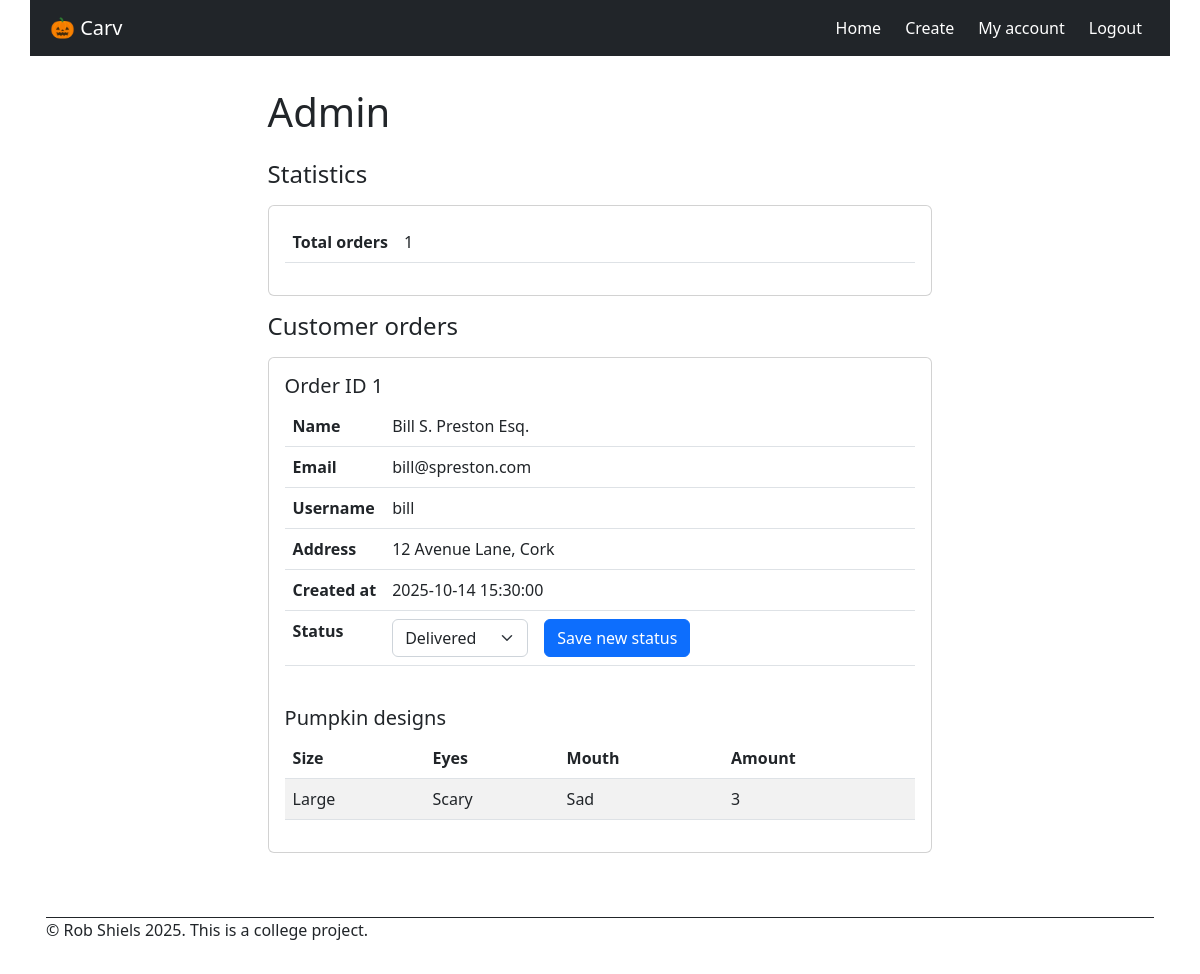
Page /admin (signed in) on the earlier database version.
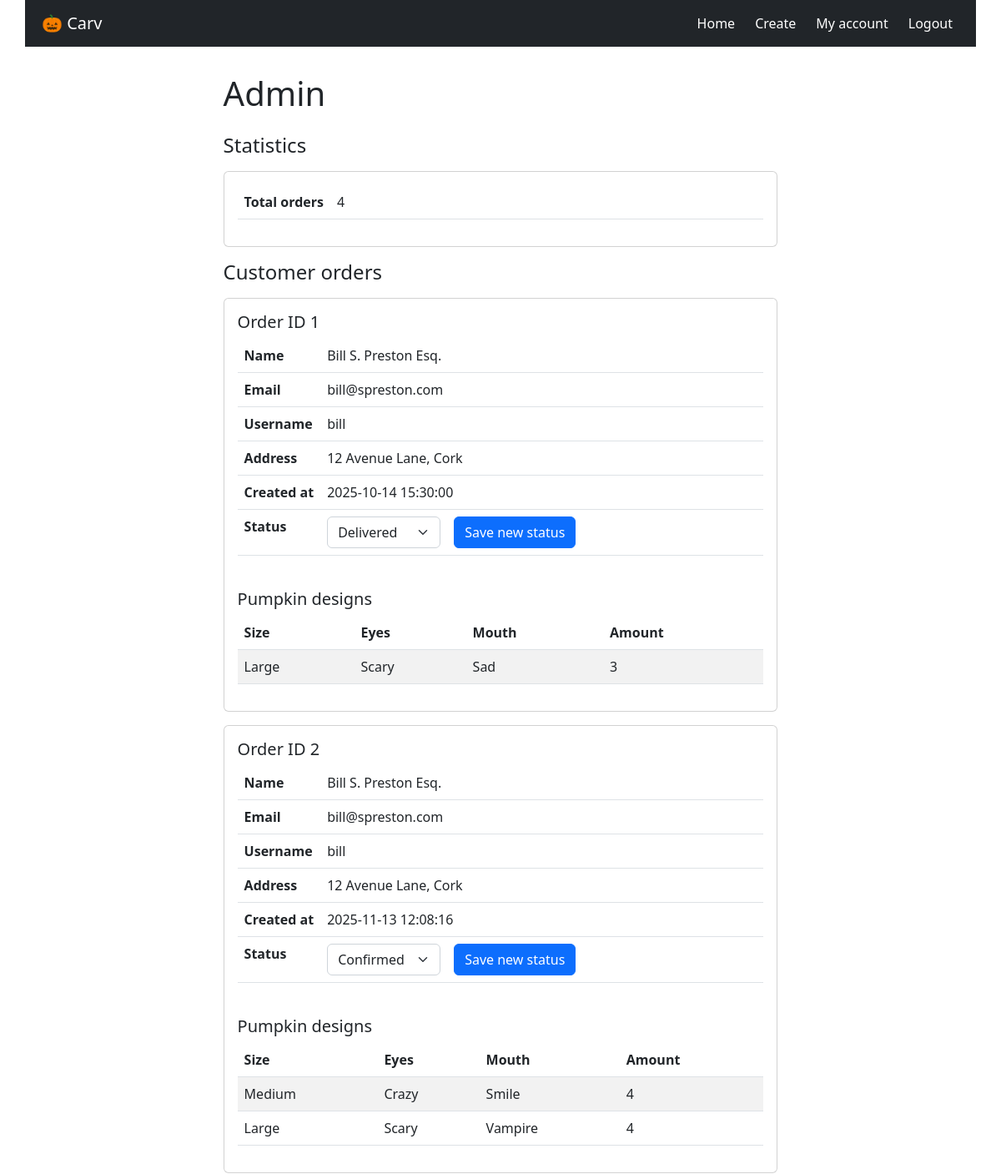
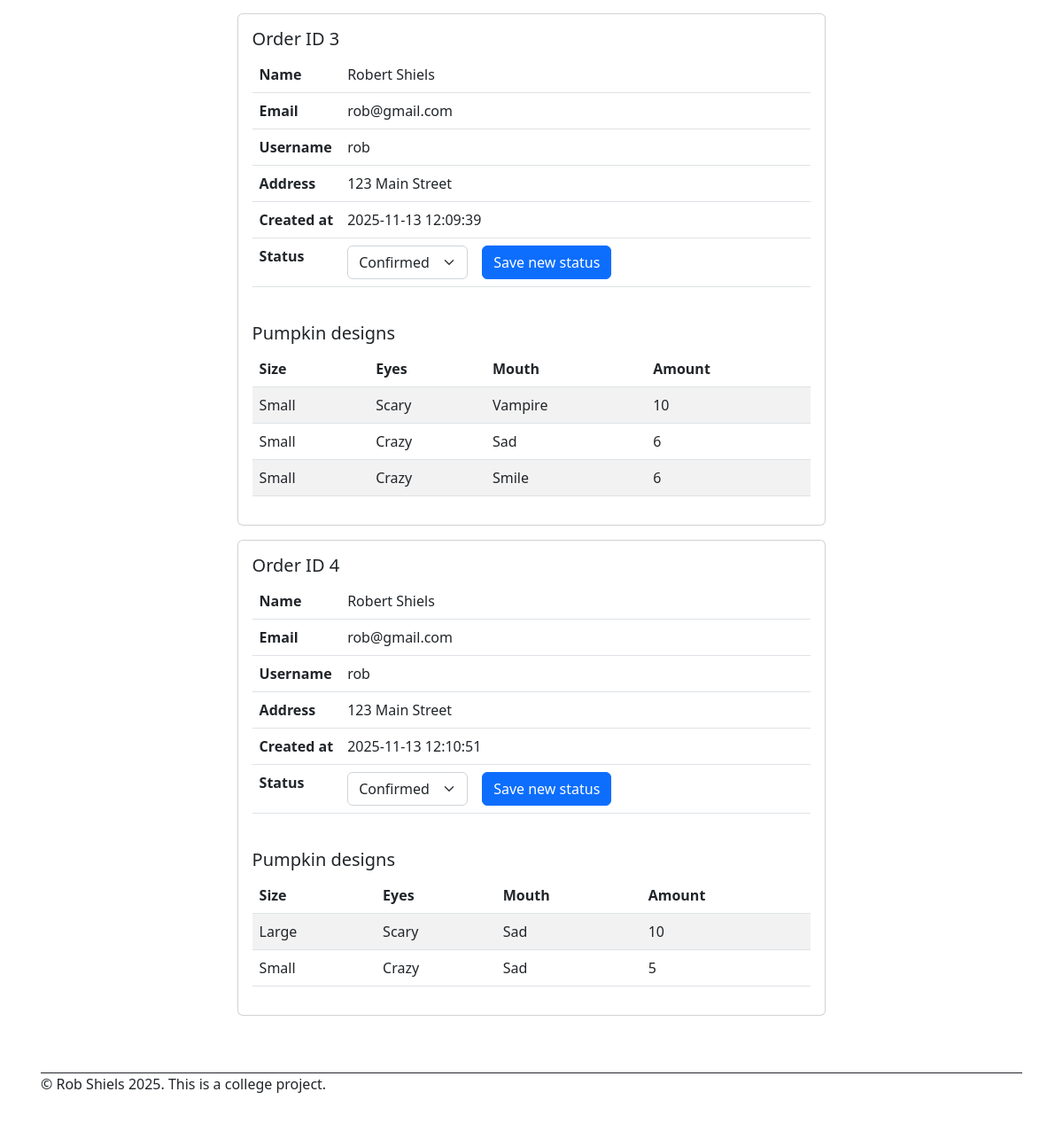
Same page on the later database version (2 pictures, top to bottom).
### models.py (models this page shows, shortened)
class Order(db.Model):
    __tablename__ = 'order'
    order_id: Mapped[int] = mapped_column(primary_key=True)
    created_at: Mapped[datetime] = mapped_column(nullable=False,  default=lambda: datetime.now(timezone.utc).replace(microsecond=0))
    status: Mapped[str] = mapped_column(nullable=True)
    customer_id: Mapped[int] = mapped_column(db.ForeignKey('user.user_id'), nullable=False) # Add 'delete' button to delete customer and all associated ordres
    customer = db.relationship('User', back_populates='orders')
    pumpkins = db.relationship('PumpkinDesign', back_populates='order',  cascade='all, delete-orphan', passive_deletes=True )  # one-to-many

class User(db.Model, UserMixin):
    __tablename__ = 'user'
    user_id: Mapped[int] = mapped_column(primary_key=True)
    username: Mapped[str] = mapped_column(nullable=False)
    password: Mapped[str] = mapped_column(nullable=False)
    name: Mapped[str] = mapped_column(nullable=False)
    email: Mapped[str] = mapped_column(nullable=False, unique=True)
    address: Mapped[str] = mapped_column(nullable=False)
    role: Mapped[str] = mapped_column(nullable=False, default="customer")
    orders = db.relationship('Order', back_populates='customer')

class PumpkinDesign(db.Model):
    __tablename__ = 'pumpkin_design'
    design_id: Mapped[int] = mapped_column(primary_key=True)
    size: Mapped[str] = mapped_column(nullable=False)
    eyes: Mapped[str] = mapped_column(nullable=False)
    mouth: Mapped[str] = mapped_column(nullable=False)
    amount: Mapped[int] = mapped_column(nullable=False)
    created_at: Mapped[datetime] = mapped_column(nullable=False,  default=lambda: datetime.now(timezone.utc).replace(microsecond=0))
    order_id: Mapped[int] = mapped_column(db.ForeignKey('order.order_id', ondelete='CASCADE'), nullable=False)
    order = db.relationship('Order', back_populates='pumpkins')

### app.py (the view)
@app.route("/admin")
@login_required
def admin_page():
    orders = Order.query.order_by(Order.order_id).all()
    total_query = db.session.execute(text('SELECT COUNT(*) AS total_orders FROM "order";'))
    total_orders = total_query.scalar()  # returns a single integer
    return render_template("admin.html", orders=orders, total_orders=total_orders)

### app.py (called while the page is built)
@login_manager.user_loader
def load_user(user_id):
    return User.query.get(int(user_id))

### templates/admin.html (shortened to what this page needs)
{% set title = "Admin" %}
{% extends "base.html" %}
{% block main %}
<h4 class="card-title mb-3">Statistics</h4>
<div class="card mb-3">
    <div class="card-body">
        <table class="table">
            <tbody>
                <tr>
                    <th scope="row" class="hug">Total orders</th>
                    <td>{{ total_orders }}</td>
                </tr>
            </tbody>
        </table>
    </div>
</div>
<h4 class="card-title mb-3">Customer orders</h4>
{% for order in orders %}
<div class="card mb-3">
    <div class="card-body">
        <div class="pb-4">
            <h5>Order ID {{ order.order_id }}</h5>
            <table class="table">
                <tbody>
                    <tr>
                        <th scope="row" class="hug">Name</th>
                        <td>{{ order.customer.name }}</td>
                    </tr>
                    <tr>
                        <th scope="row" class="hug">Email</th>
                        <td>{{ order.customer.email }}</td>
                    </tr>
                    <tr>
                        <th scope="row" class="hug">Username</th>
                        <td>{{ order.customer.username }}</td>
                    </tr>
                    <tr>
                        <th scope="row" class="hug">Address</th>
                        <td>{{ order.customer.address }}</td>
                    </tr>
                    <tr>
                        <th scope="row" class="hug">Created at</th>
                        <td>{{ order.created_at }}</td>
                    </tr>
                    <tr>
                        <th scope="row" class="hug">Status</th>
                        <td>
                            <form action="{{ url_for('update_status', order_id=order.order_id) }}" method="POST"
                                class="row g-3">
                                <div class="col-auto"> <select name="status" class="order-status form-select"
                                        data-status="{{ order.status or '' }}" aria-label="Order status">
                                        <option value="Confirmed">Confirmed</option>
                                        <option value="Delivered">Delivered</option>
                                    </select>
                                </div>
                                <div class="col-auto">
                                    <button type="submit" class="btn btn-primary ">Save new status</button>
                                </div>
                            </form>
                        </td>
                    </tr>
                </tbody>
            </table>
        </div>
        <h5 class="card-title ">Pumpkin designs</h5>
        {% if order.pumpkins %}
        <table class="table table-striped">
            <thead>
                <tr>
                    <th>Size</th>
                    <th>Eyes</th>
                    <th>Mouth</th>
                    <th>Amount</th>
                </tr>
            </thead>
            <tbody>
                {% for pumpkin in order.pumpkins %}
                <tr>
                    <td>{{ pumpkin.size }}</td>
                    <td>{{ pumpkin.eyes }}</td>
                    <td>{{ pumpkin.mouth }}</td>
                    <td>{{ pumpkin.amount }}</td>
                </tr>
                {% endfor %}
            </tbody>
        </table>
        {% else %}
        <p class="text-muted">No pumpkins were added to this order. Please contact the customer.</p>
        {% endif %}
    </div>
</div>
{% endfor %}
{% endblock %}

Differences in the rows shown:
added Order: order_id "2", customer.name "Bill S. Preston Esq.", customer.email "bill@spreston.com", customer.username "bill", customer.address "12 Avenue Lane, Cork", created_at "2025-11-13 12:08:16", status "Confirmed"
now on this page (row unchanged): PumpkinDesign: size "Medium", eyes "Crazy", mouth "Smile", amount "4", shown under "2"
added PumpkinDesign: size "Large", eyes "Scary", mouth "Vampire", amount "4", shown under "2"
added Order: order_id "3", customer.name "Robert Shiels", customer.email "rob@gmail.com", customer.username "rob", customer.address "123 Main Street", created_at "2025-11-13 12:09:39", status "Confirmed"
now on this page (row unchanged): PumpkinDesign: size "Small", eyes "Scary", mouth "Vampire", amount "10", shown under "3"
added PumpkinDesign: size "Small", eyes "Crazy", mouth "Sad", amount "6", shown under "3"
added PumpkinDesign: size "Small", eyes "Crazy", mouth "Smile", amount "6", shown under "3"
added Order: order_id "4", customer.name "Robert Shiels", customer.email "rob@gmail.com", customer.username "rob", customer.address "123 Main Street", created_at "2025-11-13 12:10:51", status "Confirmed"
added PumpkinDesign: size "Large", eyes "Scary", mouth "Sad", amount "10", shown under "4"
added PumpkinDesign: size "Small", eyes "Crazy", mouth "Sad", amount "5", shown under "4"
Other differences:
{{ total_orders }}: "1" → "4"
